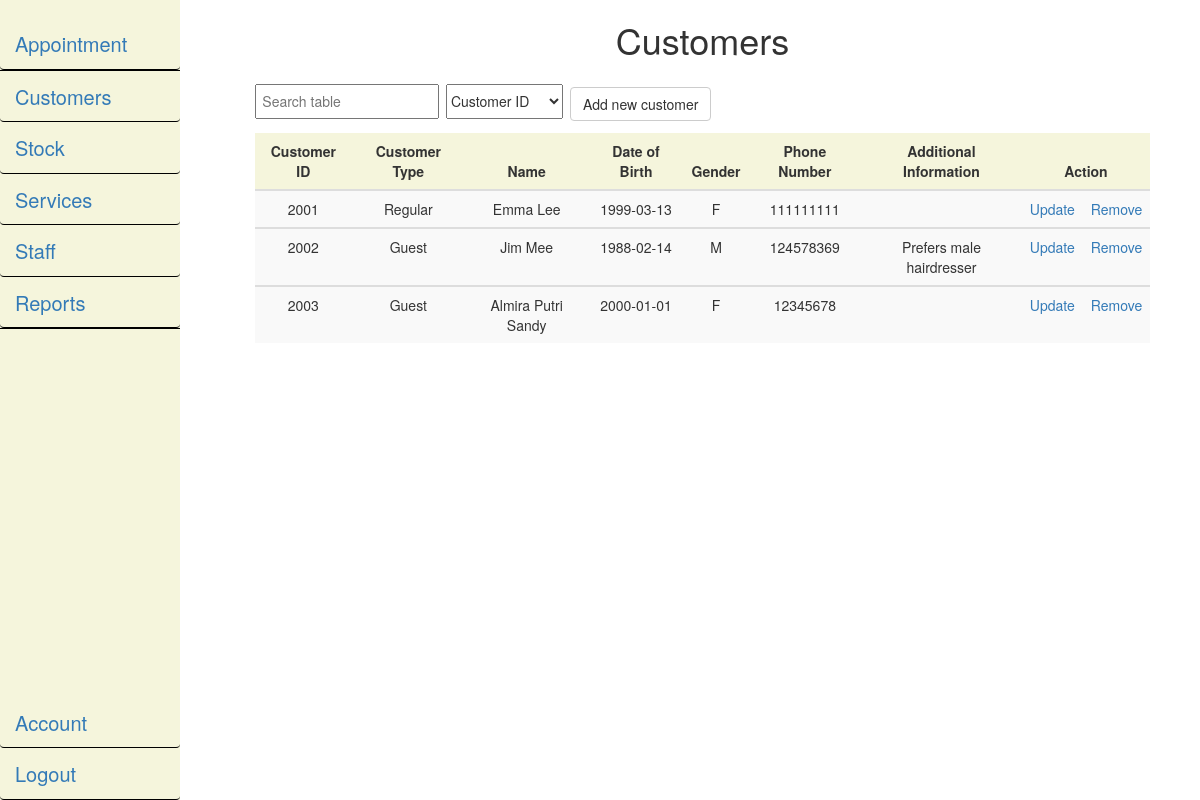
Page /displayCustomer.php (signed in) on the committed database.
### tables this page shows
CREATE TABLE `customer` (
  `customerID` int(11) NOT NULL,
  `customerType` varchar(50) NOT NULL,
  `customerName` varchar(50) NOT NULL,
  `customerDoB` date DEFAULT NULL,
  `customerGender` char(1) DEFAULT NULL,
  `customerPhone` varchar(11) NOT NULL,
  `customerAddInfo` varchar(250) DEFAULT NULL
);

### displayCustomer.php (the view, shortened to what this page needs)
<!DOCTYPE html>
<html lang="en">
<?php
    include "session_check.php";
?>
<head>
    <link href="css/bootstrap.min.css" rel="stylesheet" />
	<link href="css/nstyle.css" rel="stylesheet"/>
	<link href="css/nav_style.css" rel="stylesheet"/>
</head>
<body>
    <div id="npage">
        <div class="row">
            <div class="col-md-2">
                <div class="sideNav">
                    <?php
                        include "navigation.php";
                    ?>
                </div>
            </div>
            <div class="col-md-10">
                <div class="row">
                    <div class="col-md-12">
                        <h1>Customers</h1>
                    </div>
                </div>
                <div class="row">
                    <div class="col-md-12">
<?php
$sql = "SELECT * FROM customer";
if($result = mysqli_query($connect, $sql))
{
    if(mysqli_num_rows($result) > 0)
	{
        echo "<div id='display_module_manager'>";
        echo "<input type='text' id='searchInput' placeholder='Search table' onkeyup='Filter()'/>";
        echo "<select id='filter_options'>
                    <option value='0' selected='selected'>Customer ID</option>
                    <option value='1'>Customer Type</option>
                    <option value='2'>Name</option>
                    <option value='3'>Date of Birth</option>
                    <option value='4'>Gender</option>
                    <option value='5'>Phone Number</option>
                    <option value='6'>Additional Info</option>
                  </select>";
        echo "<a href='addCustomer.php' class='btn btn-default'>Add new customer</a>";
        echo "</div>";
        echo "<table id='display_table' class='table table-striped table-responsive table-hover'>";
        echo "<thead id='header'>";
            echo "<tr>";
                echo "<th>Customer ID</th>";
                echo "<th>Customer Type</th>";
                echo "<th>Name</th>";
				echo "<th>Date of Birth</th>";
                echo "<th>Gender</th>";
                echo "<th>Phone Number</th>";
                echo "<th>Additional Information</th>";
				echo "<th colspan='2'>Action</th>";
            echo "</tr>";
        echo "</thead>";
            while($row = mysqli_fetch_array($result))
			{
                echo "<tbody id='filterTable'>";
				echo "<tr>";
					echo "<td>" . $row['customerID'] . "</td>";
					echo "<td>" . $row['customerType'] . "</td>";
					echo "<td>" . $row['customerName'] . "</td>";
                    echo "<td>" . $row['customerDoB'] . "</td>";
					echo "<td>" . $row['customerGender'] . "</td>";
					echo "<td>" . $row['customerPhone'] . "</td>";
                    echo "<td>" . $row['customerAddInfo'] . "</td>";
					echo "<td><a href='editCustomer.php?target=". $row['customerID'] ."'>Update</a></td>";
                    echo "<td><a href='addCustProcess.php?action=remove&custID=". $row['customerID'] ."' onclick=\"javascript: return confirm('Are you sure you want to remove this customer?');\">Remove</a></td>";
				echo "</tr>";
                echo "</tbody>";
			}
        echo "</table>";
    }
	else
	{
		echo "<p><em>No records were found.</em></p>";
	}
}
else
{
    echo "Error: Could not execute $sql. " . mysqli_error($connect);
}
?>
                    </div>
                </div>
            </div>
        </div>
    </div>
</body>
</html>

### css/nstyle.css (style rules this page uses)
html, body { max-width: 100%; overflow-x: hidden; height: 100%; }
h1, h2 { text-align: center; }
#npage { text-align: center; }

### css/nav_style.css (style rules this page uses)
.sideNav { height: 100%; width: 15%; position: fixed; z-index: 1; top: 0; left: 0; padding-top: 20px; background: beige; }

### displayCustomer.php (style rules this page uses)
th, td { padding: .5em; text-align: center; }
#searchInput { padding: 0.4em; margin: 1em auto; }
#filter_options { height: 2.5em; margin-top: 1em; margin-right: 0.5em; margin-left: 0.5em; }
#display_table { margin: 0 auto; width: 90%; text-align: center; }
#display_module_manager { text-align: left; margin: 0 auto; width: 90%; }
#header { background-color: beige; }

### rows in the picture
customer: customerID "2001", customerType "Regular", customerName "Emma Lee", customerDoB "1999-03-13", customerGender "F", customerPhone "111111111"
customer: customerID "2002", customerType "Guest", customerName "Jim Mee", customerDoB "1988-02-14", customerGender "M", customerPhone "124578369", customerAddInfo "Prefers male hairdresser"
customer: customerID "2003", customerType "Guest", customerName "Almira Putri Sandy", customerDoB "2000-01-01", customerGender "F", customerPhone "12345678"
